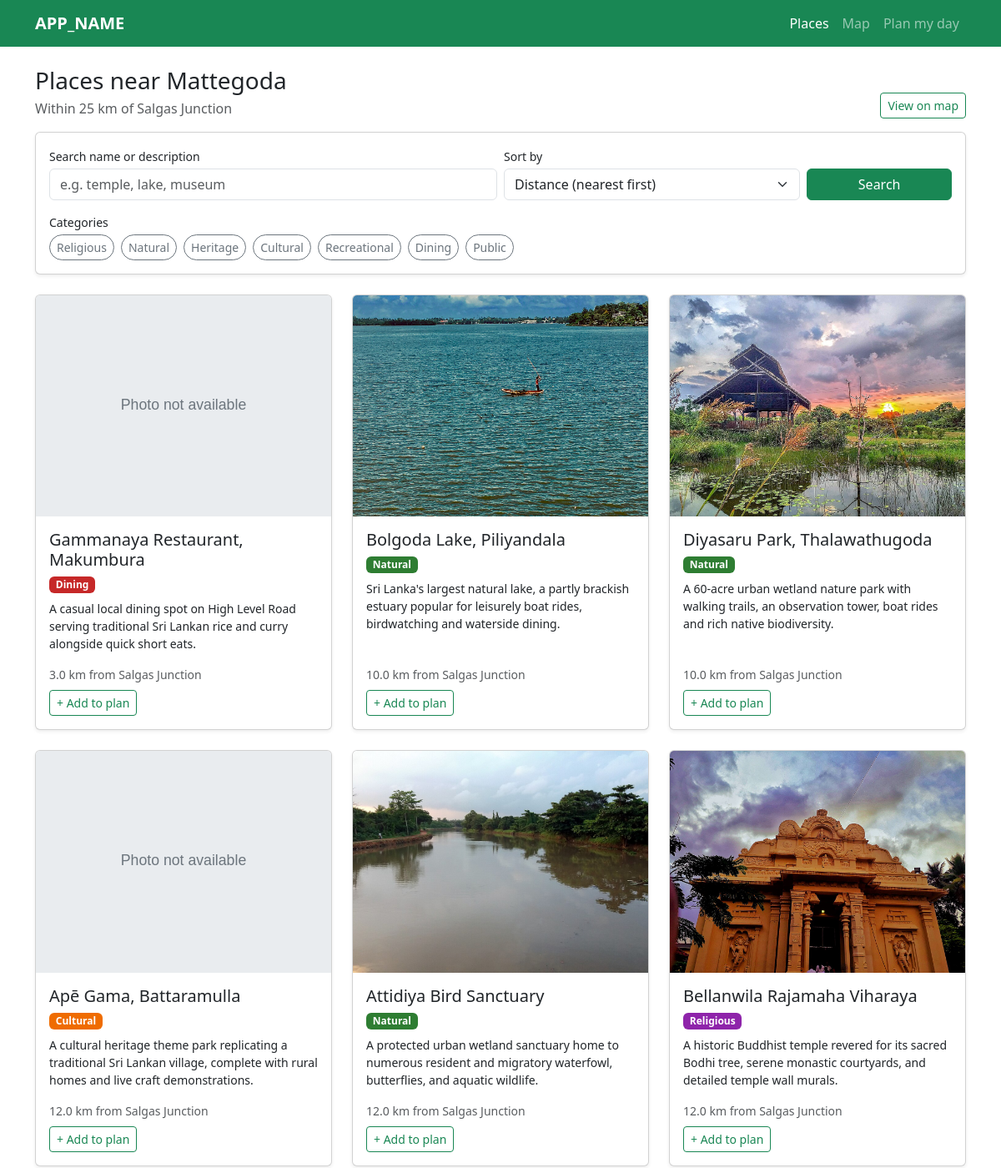
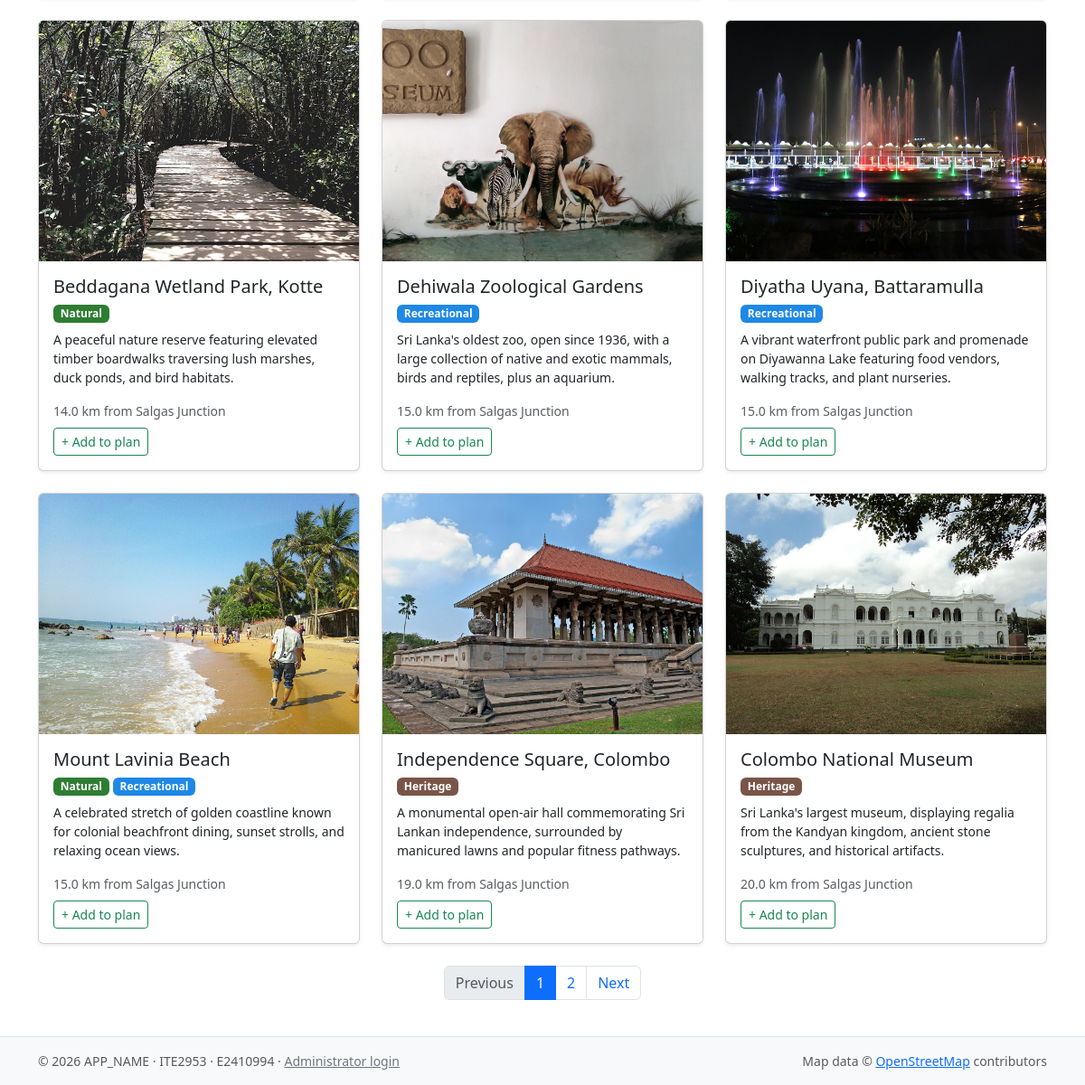
The page / on the database its author committed (2 pictures, top to bottom).
### tables this page shows
CREATE TABLE category (
  category_id  TINYINT UNSIGNED NOT NULL AUTO_INCREMENT,
  name         VARCHAR(30) NOT NULL,
  badge_colour CHAR(7)     NOT NULL,
  marker_icon  VARCHAR(50) NULL,
  PRIMARY KEY (category_id),
  UNIQUE KEY uq_category_name (name)
);

CREATE TABLE place (
  place_id           INT UNSIGNED NOT NULL AUTO_INCREMENT,
  name               VARCHAR(120) NOT NULL,
  summary            VARCHAR(200) NOT NULL,
  description        TEXT         NOT NULL,
  latitude           DECIMAL(9,6) NOT NULL,
  longitude          DECIMAL(9,6) NOT NULL,
  access_point       VARCHAR(150) NULL,
  opening_time       TIME NULL,
  closing_time       TIME NULL,
  closed_days        SET('Mon','Tue','Wed','Thu','Fri','Sat','Sun','Poya') NOT NULL DEFAULT '',
  entry_fee          VARCHAR(120) NULL,
  best_time          VARCHAR(120) NULL,
  visit_duration_min SMALLINT UNSIGNED NULL,
  travel_tips        TEXT NULL,
  facilities         VARCHAR(255) NULL,
  distance_km        DECIMAL(5,2) NULL,
  travel_min         SMALLINT UNSIGNED NULL,
  info_source        VARCHAR(255) NULL,
  is_active          TINYINT(1) NOT NULL DEFAULT 1,
  created_at         DATETIME NOT NULL DEFAULT CURRENT_TIMESTAMP,
  updated_at         DATETIME NOT NULL DEFAULT CURRENT_TIMESTAMP ON UPDATE CURRENT_TIMESTAMP,
  PRIMARY KEY (place_id),
  KEY idx_place_active_distance (is_active, distance_km)
);

### includes/helpers.php (called while the page is built, shortened)
<?php
function h(?string $value): string
{
    return htmlspecialchars($value ?? '', ENT_QUOTES | ENT_SUBSTITUTE, 'UTF-8');
}
function url(string $path = ''): string
{
    return BASE_URL . '/' . ltrim($path, '/');
}
function selected_categories(array $all): array
{
    $selected = [];
    return array_values(array_unique($selected));
}
function search_keyword(): string
{
    $q = is_string($_GET['q'] ?? null) ? trim($_GET['q']) : '';
    return mb_substr($q, 0, 100);
}
function filter_query(array $categories, string $q): string
{
    return http_build_query(array_filter(['cat' => $categories, 'q' => $q], fn($v) => $v !== '' && $v !== []));
}

### includes/bootstrap.php (called while the page is built, shortened)
<?php
require_once __DIR__ . '/helpers.php';
spl_autoload_register(function (string $class): void {
    $file = __DIR__ . '/../src/' . $class . '.php';
});

### src/Database.php (called while the page is built, shortened)
<?php
final class Database
{
    private static ?PDO $pdo = null;
    public static function getConnection(): PDO
    {
        if (self::$pdo === null) {
            $dsn = sprintf(
                'mysql:host=%s;port=%d;dbname=%s;charset=utf8mb4',
                DB_HOST, DB_PORT, DB_NAME
            );
            self::$pdo = new PDO($dsn, DB_USER, DB_PASS, [
                PDO::ATTR_ERRMODE            => PDO::ERRMODE_EXCEPTION,
                PDO::ATTR_DEFAULT_FETCH_MODE => PDO::FETCH_ASSOC,
                PDO::ATTR_EMULATE_PREPARES   => false,
            ]);
        }
        return self::$pdo;
    }
}

### src/Category.php (called while the page is built, shortened)
<?php
final class Category
{
    private static ?array $cache = null;
    public static function findAll(): array
    {
        if (self::$cache === null) {
            self::$cache = [];
            $rows = Database::getConnection()
                ->query('SELECT category_id, name, badge_colour, marker_icon FROM category ORDER BY category_id')
                ->fetchAll();
            foreach ($rows as $r) {
                self::$cache[(int) $r['category_id']] = new self(
                    (int) $r['category_id'],
                    $r['name'],
                    $r['badge_colour'],
                    $r['marker_icon']
                );
            }
        }
        return self::$cache;
    }
}

### src/Place.php (called while the page is built, shortened)
<?php
final class Place
{
    public readonly array $categoryIds;
    private function __construct(array $row)
    {
        $float = fn(string $k): ?float => isset($row[$k]) ? (float) $row[$k] : null;
        $this->placeId     = (int) $row['place_id'];
        $this->name        = $row['name'];
        $this->summary     = $row['summary'] ?? '';
        $this->distanceKm  = $float('distance_km');
        $this->categoryIds = isset($row['category_ids'])
            ? array_map('intval', explode(',', $row['category_ids']))
            : [];
        $this->thumbPath   = $row['thumb_path'] ?? null;
    }
    public static function findAll(array $filters = [], string $sort = 'distance_asc'): array
    {
        $orderBy = self::SORTS[$sort] ?? self::SORTS['distance_asc'];
        $where   = ['p.is_active = 1'];
        $params  = [];
        $categoryIds = $filters['categories'] ?? [];
        $keyword = trim($filters['q'] ?? '');
        $sql = 'SELECT p.place_id, p.name, p.summary, p.distance_km, p.latitude, p.longitude,
                       p.opening_time, p.closing_time, p.closed_days, p.visit_duration_min, p.travel_tips,
                       GROUP_CONCAT(pc.category_id ORDER BY pc.is_primary DESC, pc.category_id) AS category_ids,
                       (SELECT ph.file_path
                          FROM place_photo ph
                         WHERE ph.place_id = p.place_id
                         ORDER BY ph.sort_order, ph.photo_id
                         LIMIT 1) AS thumb_path
                  FROM place p
                  LEFT JOIN place_category pc ON pc.place_id = p.place_id
                 WHERE ' . implode(' AND ', $where) . '
                 GROUP BY p.place_id, p.name, p.summary, p.distance_km, p.latitude, p.longitude,
                          p.opening_time, p.closing_time, p.closed_days, p.visit_duration_min, p.travel_tips
                 ORDER BY ' . $orderBy;
        $stmt = Database::getConnection()->prepare($sql);
        $stmt->execute($params);
        return array_map(fn(array $row) => new self($row), $stmt->fetchAll());
    }
    public function getCategories(): array
    {
        $all = Category::findAll();
        return array_values(array_filter(
            array_map(fn(int $id) => $all[$id] ?? null, $this->categoryIds)
        ));
    }
}

### index.php (the view, shortened to what this page needs)
<?php
require __DIR__ . '/includes/bootstrap.php';
$sortOptions = [
    'distance_asc'  => 'Distance (nearest first)',
    'distance_desc' => 'Distance (farthest first)',
    'name'          => 'Name (A–Z)',
];
$sort = $_GET['sort'] ?? 'distance_asc';
$allCategories = Category::findAll();
$selected      = selected_categories($allCategories);
$q             = search_keyword();
$mapUrl        = url('map.php' . (filter_query($selected, $q) !== '' ? '?' . filter_query($selected, $q) : ''));
$places     = Place::findAll(['categories' => $selected, 'q' => $q], $sort);
$total      = count($places);
$totalPages = max(1, (int) ceil($total / PER_PAGE));
$page       = filter_input(INPUT_GET, 'page', FILTER_VALIDATE_INT, ['options' => ['min_range' => 1]]) ?: 1;
$page       = min($page, $totalPages);
$pagePlaces = array_slice($places, ($page - 1) * PER_PAGE, PER_PAGE);
$baseQuery = array_filter(['q' => $q, 'cat' => $selected, 'sort' => $sort], fn($v) => $v !== '' && $v !== []);
$pageUrl   = fn(int $n): string => url('index.php?' . http_build_query($baseQuery + ['page' => $n]));
$clearUrl  = url('index.php?' . http_build_query(['sort' => $sort]));
require __DIR__ . '/includes/header.php';
?>
<div class="d-flex flex-wrap justify-content-between align-items-end gap-2 mb-3">
  <div>
    <h1 class="h3 mb-1">Places near Mattegoda</h1>
    <p class="text-muted mb-0">Within 25 km of Salgas Junction</p>
  </div>
  <a class="btn btn-outline-success btn-sm" href="<?= h($mapUrl) ?>">View on map</a>
</div>
<form method="get" class="card card-body shadow-sm mb-4" role="search" aria-label="Filter places">
  <div class="row g-2 align-items-end">
    <div class="col-md-6">
      <label for="q" class="form-label small mb-1">Search name or description</label>
      <input type="search" id="q" name="q" class="form-control" value="<?= h($q) ?>"
             maxlength="100" placeholder="e.g. temple, lake, museum">
    </div>
    <div class="col-7 col-md-4">
      <label for="sort" class="form-label small mb-1">Sort by</label>
      <select id="sort" name="sort" class="form-select" onchange="this.form.submit()">
        <?php foreach ($sortOptions as $value => $label): ?>
          <option value="<?= h($value) ?>" <?= $value === $sort ? 'selected' : '' ?>><?= h($label) ?></option>
        <?php endforeach; ?>
      </select>
    </div>
    <div class="col-5 col-md-2 d-grid">
      <button type="submit" class="btn btn-success">Search</button>
    </div>
  </div>
  <fieldset class="mt-3">
    <legend class="form-label small mb-1">Categories</legend>
    <div class="d-flex flex-wrap gap-2">
      <?php foreach ($allCategories as $cat): ?>
        <?php $id = 'cat-' . $cat->categoryId; ?>
        <label class="btn btn-sm btn-outline-secondary rounded-pill" for="<?= $id ?>">
          <?= h(ucfirst($cat->name)) ?>
        </label>
      <?php endforeach; ?>
    </div>
  </fieldset>
</form>
<?php if ($total === 0): ?>
  <div class="text-center py-5" aria-live="polite">
    <p class="lead mb-3">No places found</p>
    <a class="btn btn-outline-success" href="<?= h($clearUrl) ?>">Clear all filters</a>
  </div>
<?php else: ?>
  <div class="row row-cols-1 row-cols-sm-2 row-cols-lg-3 g-4">
    <?php foreach ($pagePlaces as $place): ?>
      <div class="col">
        <article class="card h-100 place-card shadow-sm">
          <img src="<?= h(url($place->thumbPath ?? 'assets/img/placeholder.svg')) ?>"
               class="card-img-top" alt="<?= h($place->name) ?>" loading="lazy">
          <div class="card-body d-flex flex-column">
            <h2 class="h5 card-title">
              <a class="stretched-link text-decoration-none text-reset"
                 href="<?= h(url('place.php?id=' . $place->placeId)) ?>"><?= h($place->name) ?></a>
            </h2>
            <div class="mb-2 d-flex flex-wrap gap-1">
              <?php foreach ($place->getCategories() as $cat): ?>
                <span class="badge badge-cat" style="background-color: <?= h($cat->badgeColour) ?>">
                  <?= h(ucfirst($cat->name)) ?>
                </span>
              <?php endforeach; ?>
            </div>
            <p class="card-text small flex-grow-1"><?= h($place->summary) ?></p>
            <p class="card-text small text-muted mb-0">
              <?= $place->distanceKm !== null
                    ? h(number_format($place->distanceKm, 1)) . ' km from Salgas Junction'
                    : 'Distance not available' ?>
            </p>
            <button type="button" class="btn btn-sm btn-outline-success btn-plan mt-2 align-self-start"
                    data-add-to-plan="<?= $place->placeId ?>" data-name="<?= h($place->name) ?>">+ Add to plan</button>
          </div>
        </article>
      </div>
    <?php endforeach; ?>
  </div>
  <?php if ($totalPages > 1): ?>
    <nav class="mt-4" aria-label="Place list pages">
      <ul class="pagination justify-content-center">
        <li class="page-item <?= $page === 1 ? 'disabled' : '' ?>">
          <a class="page-link" href="<?= h($pageUrl($page - 1)) ?>"
             <?= $page === 1 ? 'tabindex="-1" aria-disabled="true"' : '' ?>>Previous</a>
        </li>
        <?php for ($n = 1; $n <= $totalPages; $n++): ?>
          <li class="page-item <?= $n === $page ? 'active' : '' ?>">
            <a class="page-link" href="<?= h($pageUrl($n)) ?>"
               <?= $n === $page ? 'aria-current="page"' : '' ?>><?= $n ?></a>
          </li>
        <?php endfor; ?>
        <li class="page-item <?= $page === $totalPages ? 'disabled' : '' ?>">
          <a class="page-link" href="<?= h($pageUrl($page + 1)) ?>"
             <?= $page === $totalPages ? 'tabindex="-1" aria-disabled="true"' : '' ?>>Next</a>
        </li>
      </ul>
    </nav>
  <?php endif; ?>
<?php endif; ?>
<?php require __DIR__ . '/includes/footer.php'; ?>

### includes/header.php (shortened to what this page needs)
<?php
$current   = $current ?? basename($_SERVER['SCRIPT_NAME']);
?>
<!DOCTYPE html>
<html lang="en">
<head>
  <link rel="stylesheet" href="<?= url('assets/vendor/bootstrap/bootstrap.min.css') ?>">
  <link rel="stylesheet" href="<?= url('assets/css/style.css') ?>">
</head>
<body class="d-flex flex-column min-vh-100">
<?php require __DIR__ . '/navbar.php'; ?>
<main id="main" class="container my-4 flex-grow-1">

### includes/navbar.php (shortened to what this page needs)
<?php
$current = $current ?? basename($_SERVER['SCRIPT_NAME']);
$links = [
    'index.php' => 'Places',
    'map.php'   => 'Map',
    'plan.php'  => 'Plan my day',
];
?>
<nav class="navbar navbar-expand-lg navbar-dark bg-success">
  <div class="container">
    <a class="navbar-brand fw-bold" href="<?= url('index.php') ?>"><?= h(APP_NAME) ?></a>
    <div class="collapse navbar-collapse" id="mainNav">
      <ul class="navbar-nav ms-auto">
        <?php foreach ($links as $file => $label): ?>
          <li class="nav-item">
            <a class="nav-link<?= $current === $file ? ' active' : '' ?>"
               <?= $current === $file ? 'aria-current="page"' : '' ?>
               href="<?= url($file) ?>"><?= h($label) ?><?php if ($file === 'plan.php'): ?>
                 <span class="badge rounded-pill text-bg-light ms-1" data-plan-count hidden></span><?php endif; ?></a>
          </li>
        <?php endforeach; ?>
      </ul>
    </div>
  </div>
</nav>

### includes/footer.php (shortened to what this page needs)
</main>
<footer class="bg-light border-top py-3 mt-auto">
  <div class="container small text-muted d-flex flex-wrap justify-content-between gap-2">
    <span>&copy; <?= date('Y') ?> <?= h(APP_NAME) ?> · ITE2953 · E2410994 · <a class="link-secondary" href="<?= url('admin/login.php') ?>">Administrator login</a></span>
    <span>Map data &copy; <a href="https://www.openstreetmap.org/copyright">OpenStreetMap</a> contributors</span>
  </div>
</footer>
<div id="toast-area" class="toast-container position-fixed bottom-0 end-0 p-3" aria-live="polite" aria-atomic="true"></div>
</body>
</html>

### assets/css/style.css (style rules this page uses)
.place-card img { aspect-ratio: 4 / 3; object-fit: cover; }
.badge-cat { color: #fff; }
.place-card { transition: transform .15s ease, box-shadow .15s ease; }
.btn-plan { position: relative; z-index: 2; }

### rows shown on the page
category: name "Religious"
category: name "Natural"
category: name "Heritage"
category: name "Cultural"
category: name "Recreational"
category: name "Dining"
category: name "Public"
place: name "Gammanaya Restaurant, Makumbura", summary "A casual local dining spot on High Level Road serving traditional Sri Lankan rice and curry alongside quick short eats.", distance_km "3.0"
place: shows a picture, name "Bolgoda Lake, Piliyandala", summary "Sri Lanka's largest natural lake, a partly brackish estuary popular for leisurely boat rides, birdwatching and waterside dining.", distance_km "10.0"
place: shows a picture, name "Diyasaru Park, Thalawathugoda", summary "A 60-acre urban wetland nature park with walking trails, an observation tower, boat rides and rich native biodiversity.", distance_km "10.0"
place: name "Apē Gama, Battaramulla", summary "A cultural heritage theme park replicating a traditional Sri Lankan village, complete with rural homes and live craft demonstrations.", distance_km "12.0"
place: shows a picture, name "Attidiya Bird Sanctuary", summary "A protected urban wetland sanctuary home to numerous resident and migratory waterfowl, butterflies, and aquatic wildlife.", distance_km "12.0"
place: shows a picture, name "Bellanwila Rajamaha Viharaya", summary "A historic Buddhist temple revered for its sacred Bodhi tree, serene monastic courtyards, and detailed temple wall murals.", distance_km "12.0"
place: shows a picture, name "Beddagana Wetland Park, Kotte", summary "A peaceful nature reserve featuring elevated timber boardwalks traversing lush marshes, duck ponds, and bird habitats.", distance_km "14.0"
place: shows a picture, name "Dehiwala Zoological Gardens", summary "Sri Lanka's oldest zoo, open since 1936, with a large collection of native and exotic mammals, birds and reptiles, plus an aquarium.", distance_km "15.0"
place: shows a picture, name "Diyatha Uyana, Battaramulla", summary "A vibrant waterfront public park and promenade on Diyawanna Lake featuring food vendors, walking tracks, and plant nurseries.", distance_km "15.0"
place: shows a picture, name "Mount Lavinia Beach", summary "A celebrated stretch of golden coastline known for colonial beachfront dining, sunset strolls, and relaxing ocean views.", distance_km "15.0"
place: shows a picture, name "Independence Square, Colombo", summary "A monumental open-air hall commemorating Sri Lankan independence, surrounded by manicured lawns and popular fitness pathways.", distance_km "19.0"
place: shows a picture, name "Colombo National Museum", summary "Sri Lanka's largest museum, displaying regalia from the Kandyan kingdom, ancient stone sculptures, and historical artifacts.", distance_km "20.0"

### other values the page prints
APP_NAME "APP_NAME"
$label "Places"
$label "Map"
$label "Plan my day"
form field sort "Distance (nearest first)"
